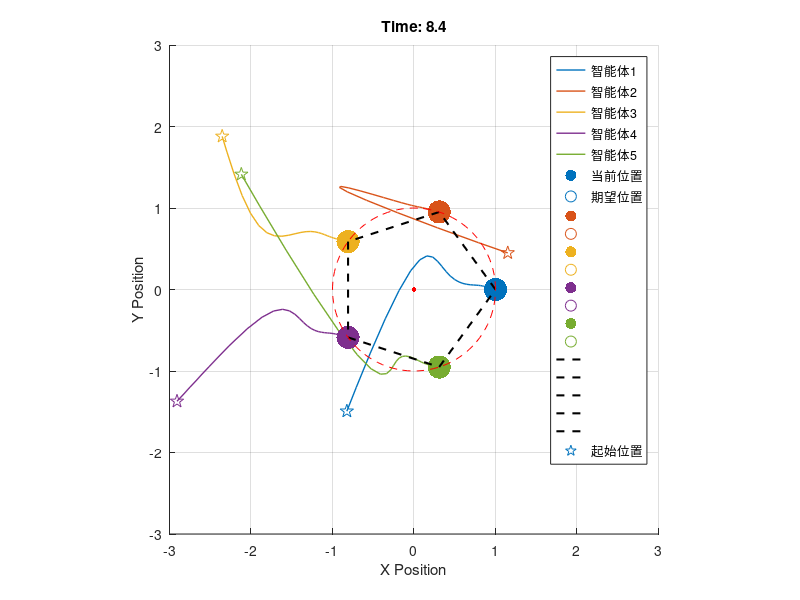
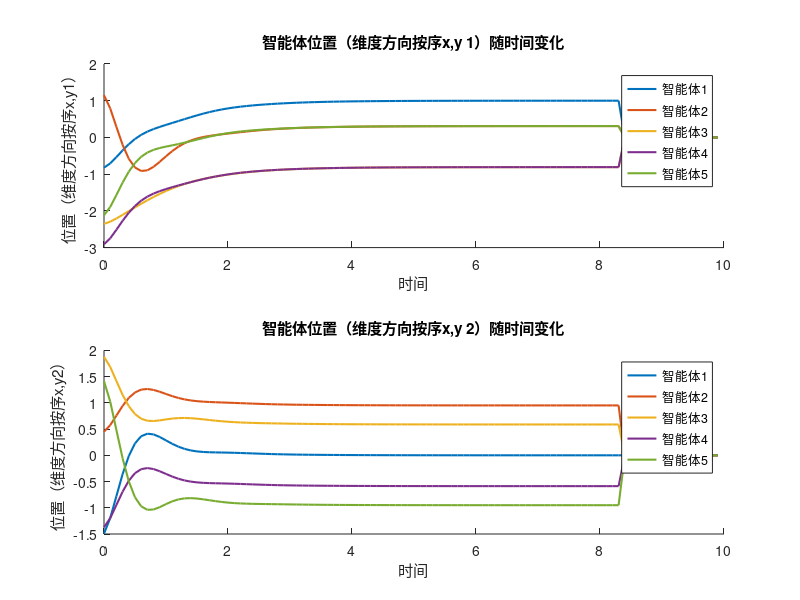
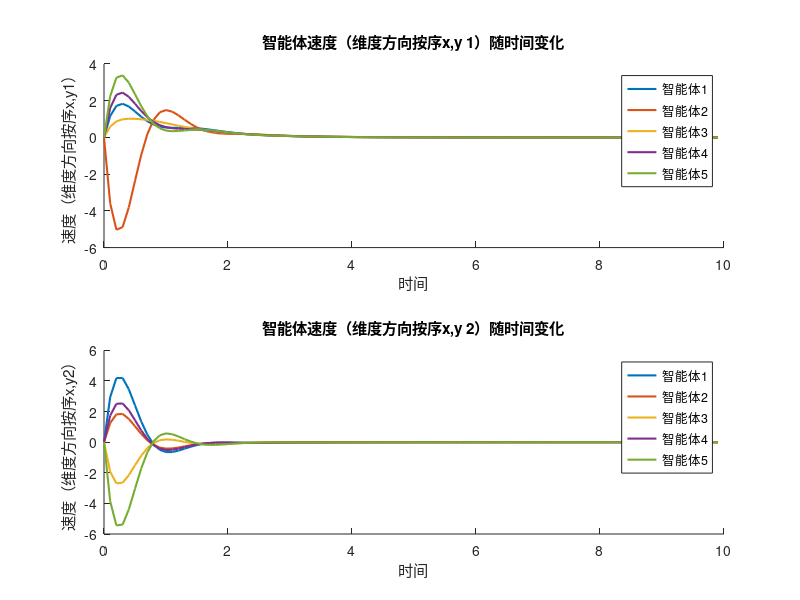

MATLAB code to generate these figures, in order:
% 五个智能体在圆周上形成正五边形的固定编队

% 设置智能体数量和圆周半径
n = 5;
r = 1;
theta = linspace(0, 2*pi, n+1);
theta = theta(1:end-1);
range = 3 * r;


% 初始化智能体位置和速度

% ######位置########
% 目标点附近
% positions = [r * cos(theta); r * sin(theta)] + 0.1 * randn(2, n);  % 初始位置略微偏离
% 初始小偏差
% positions = 0.5 * range * (rand(2, n) - 0.5);  % 初始位置随机分布在0.25 * [-range,range]范围内
% 初始中偏差
% positions = range * (rand(2, n) - 0.5);  % 初始位置随机分布在0.5 * [-range,range]范围内
% 初始大偏差
positions = 2 * range * (rand(2, n) - 0.5);  % 初始位置随机分布在[-range,range]范围内

% ######速度########
velocities = zeros(2, n);  % 初始速度为零

% 控制增益矩阵 速度响应快略大些，位置维持队形
% 很快
% K1 = 9 * eye(2);  % 位置控制增益
% K2 = 9 * eye(2);  % 邻居位置控制增益
% Kv = 10 * eye(2);  % 速度控制增益  

% 略快
K1 = 3 * eye(2);  % 位置控制增益
K2 = 3 * eye(2);  % 邻居位置控制增益
Kv = 4 * eye(2);  % 速度控制增益  

% 慢速演示
% K1 = 0.7 * eye(2);  % 位置控制增益
% K2 = 0.7 * eye(2);  % 邻居位置控制增益
% Kv = 2 * eye(2);  % 速度控制增益  

% 设置智能体显示名称，颜色
% names = ['智能体1','智能体2','智能体3','智能体4','智能体5'];
colors = [0 0.4470 0.741   
          0.8500 0.3250 0.0980
          0.9290 0.6940 0.1250
          0.4940 0.1840 0.5560
          0.4660 0.6740 0.1880
        ];

% 仿真参数
dt = 0.1;  % 时间步长
simulation_time = 10;  % 仿真总时间
num_steps = simulation_time / dt; % 仿真步数

% 存储位置的历史记录
positions_history = zeros(2, n, num_steps);
velocities_history = zeros(2, n, num_steps);


% ######计算期望位置#######
desired_positions = [r * cos(theta); r * sin(theta)];% 根据需要提供编队形式

% ######计算期望速度#######
desired_velocities = zeros(2, n);% 根据需要提供编队形式

% 初始化轨迹
trajectories = cell(1, n);
for i = 1:n
    trajectories{i} = zeros(2, num_steps);
end

% 主循环进行仿真
for t = 1:num_steps

    % 保存当前状态
    positions_history(:, :, t) = positions;
    velocities_history(:, :, t) = velocities;

    % 记录当前智能体位置
    for i = 1:n
        trajectories{i}(:, t) = positions(:, i);
    end

    % 计算每个智能体的控制力
    control_forces = zeros(2, n);
    
    for i = 1:n
        % 计算第一个控制输入部分
        position_error = desired_positions(:, i) - positions(:, i); % 位置误差
        velocity_error = desired_velocities(:, i) - velocities(:, i);  % 速度误差
        
        % 位置控制力
        u1 = K1 * position_error;
        
        % 速度控制力
        uv = Kv * velocity_error;
        
        % 计算第二个控制输入部分
        u2 = zeros(2, 1);
        for j = 1:n
            if i ~= j
                position_error_neighbor = (positions(:, j) - positions(:, i)) - (desired_positions(:, j) - desired_positions(:, i));
                u2 = u2 + K2 * position_error_neighbor;
            end
        end
        
        % 总控制力
        control_force = u1 + u2 + uv;
        
        % 更新速度和位置
        velocities(:, i) = velocities(:, i) + control_force * dt;
        positions(:, i) = positions(:, i) + velocities(:, i) * dt;
    end

    % #####图形示例#####
    % 添加实时轨迹
    % 绘制当前时刻的智能体位置和轨迹
    figure(1);
    clf; % 清除当前图形窗口
    hold on;
    
    % 绘制轨迹线
    for i = 1:n
        % plot(trajectories{i}(1, 1:t), trajectories{i}(2, 1:t), '-', 'Color', [0.4940 0.1840 0.5560], 'LineWidth', 1.5); % 用虚线绘制轨迹
        plot(trajectories{i}(1, 1:t), trajectories{i}(2, 1:t), '-', 'Color', colors(i,:), 'LineWidth', 1); % 多组颜色
    end
    
    % 绘制位置
    for i = 1:n
        plot(positions(1, i), positions(2, i), '.', 'Color', colors(i,:), 'MarkerSize', 50); % 绘制当前智能体位置
        plot(desired_positions(1, i), desired_positions(2, i), 'o','Color', colors(i,:), 'MarkerSize', 15);  % 绘制期望位置
    end
    
    
    % 按顺序用虚线连接智能体
    for i = 1:n
        next_i = mod(i, n) + 1;
        plot([positions(1, i), positions(1, next_i)], [positions(2, i), positions(2, next_i)], '--', 'Color', [0,0,0], 'LineWidth', 1.5);
    end
    
    % 绘制起始点
    for i = 1:n
        plot(trajectories{i}(1, 1), trajectories{i}(2, 1), 'pentagram', 'Color', colors(i,:), 'MarkerSize', 10); % 起点
    end

    % 绘制期望位置的圆弧连线
    theta_dense = linspace(0, 2*pi, 100);
    plot(r * cos(theta_dense), r * sin(theta_dense), 'r--', 'LineWidth', 0.5);
    plot(0, 0, '.', 'Color', [1,0,0], 'MarkerSize', 10); % 中心原点 options:"o""+""*"	"."	"x"	"_"	"|"	"square""diamond""^""v"	">"	"<""pentagram"	"hexagram""none"

    
    % 添加图注，设置网格
    hold off;
    axis equal;
    title(sprintf('Time: %.1f', t*dt));
    xlabel('X Position');
    ylabel('Y Position');
    xlim([-range range]);
    ylim([-range range]);
    grid on;
    legend('智能体1','智能体2','智能体3','智能体4','智能体5','当前位置','期望位置','','','','','','','','','','','','','','起始位置','Location', 'Best');
    pause(0.1);

    % #####添加仿真终止判定#####

    % % 如果速度足够小，则终止仿真
    % if norm(velocities) < 0.001
    %     break;
    % end

    % 如果位移足够小，则终止仿真
    if norm(position_error) < 0.0001
        break;
    end

end



% 绘制位置随时间变化的图（每个维度）
time_vector = 0:dt:(simulation_time-dt);
figure;
for dim = 1:2
    subplot(2, 1, dim);
    hold on;
    for i = 1:n
        plot(time_vector, squeeze(positions_history(dim, i, :)), 'Color', colors(i,:), 'LineWidth', 1.5);
    end
    title(['智能体位置（维度方向按序x,y ' num2str(dim) '）随时间变化']);
    xlabel('时间');
    ylabel(['位置（维度方向按序x,y' num2str(dim) '）']);
    legend(arrayfun(@(x) ['智能体' num2str(x)], 1:n, 'UniformOutput', false));
end

% 绘制速度随时间变化的图（每个维度）
time_vector = 0:dt:(simulation_time-dt);
figure;
for dim = 1:2
    subplot(2, 1, dim);
    hold on;
    for i = 1:n
        plot(time_vector, squeeze(velocities_history(dim, i, :)), 'Color', colors(i,:), 'LineWidth', 1.5);
    end
    title(['智能体速度（维度方向按序x,y ' num2str(dim) '）随时间变化']);
    xlabel('时间');
    ylabel(['速度（维度方向按序x,y' num2str(dim) '）']);
    legend(arrayfun(@(x) ['智能体' num2str(x)], 1:n, 'UniformOutput', false));
end


% 初始化：
% 
% 设置智能体数量 n 和圆周半径 r。
% 初始化智能体的位置 positions 和速度 velocities。
% 设置控制增益矩阵 K1、K2 和 Kv。
% 期望位置：
% 
% 计算期望位置 desired_positions，使智能体以设计的编队形式进行运动
% 主仿真循环：
% 
% 在每个仿真时间步内，计算每个智能体的控制力。
% 位置控制力 u1 由位置误差计算得到。
% 速度控制力 uv 由速度误差计算得到。
% 邻居位置控制力 u2 由当前智能体与邻居智能体之间的位置误差计算得到。
% 总控制力 control_force 是三部分控制力的和。
% 更新每个智能体的速度和位置。
% 绘制当前时刻的智能体位置和期望位置。
% 一致性不一定分布式，可以集中式拿到信息在利用邻居的相关状态进行控制效果提升

%####注意#####
%后续调整配色显示优化美观
